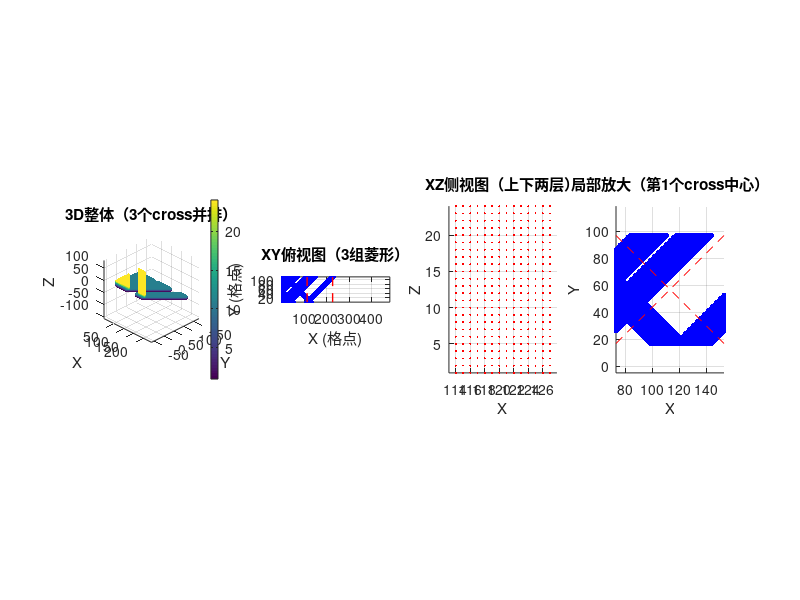

Recreate this plot in MATLAB.
%% RO 菱形编织隔网几何生成（3个Cross并排版）
clear; clc; close all;

%% 参数设置
Lx = 24.0;      % mm，流道长度（刚好容纳3个cross）
Ly = 5.66;      % mm，流道宽度（1个cross的宽度）  
Lz = 1.2;       % mm，流道高度

d_fiber = 1.0;  % mm，纤维直径
r_fiber = 0.5;  % mm，纤维半径

pitch = 4.0;    % mm，节距
angle = 45;     % 度

dx = 0.05;      % mm，网格分辨率

NX = round(Lx / dx);  % 480
NY = round(Ly / dx);  % 113
NZ = round(Lz / dx);  % 24

% 一个cross在X方向的跨度
cross_period_x = pitch * sqrt(2);  % ≈ 5.657 mm
num_cross_x = 3;  % X方向3个cross

fprintf('网格: %d×%d×%d = %.2f 万\n', NX, NY, NZ, NX*NY*NZ/10000);
fprintf('1个cross宽度: %.3f mm\n', cross_period_x);
fprintf('3个cross总宽度: %.3f mm (Ly=%.2f)\n', 3*cross_period_x, Ly);
fprintf('计算域长度: %.2f mm\n', Lx);

%% 生成 2D XY 平面纤维结构
x = (0:NX-1) * dx;
y = (0:NY-1) * dx;
z = (0:NZ-1) * dx;

[X_2D, Y_2D] = meshgrid(x, y);

% 下层纤维：+45° 方向（从左下到右上）
% 并排3个cross，需要3组平行的+45°纤维
layer1_2D = false(NY, NX);

for cross_idx = 0:num_cross_x-1
    x_offset = cross_idx * cross_period_x;
    
    % 每个cross内的平行纤维
    for y_start_local = -Ly: pitch : (Ly + pitch)
        y_start = y_start_local + x_offset;  % 加上cross的偏移
        
        % 直线：y = x + y_start (45°)
        dist = abs(Y_2D - X_2D - y_start) / sqrt(2);
        layer1_2D = layer1_2D | (dist < r_fiber);
    end
end

% 上层纤维：-45° 方向（从左上到右下）
layer2_2D = false(NY, NX);

for cross_idx = 0:num_cross_x-1
    x_offset = cross_idx * cross_period_x;
    
    for y_start_local = -Ly: pitch : (Ly + pitch)
        y_start = y_start_local - x_offset;  % -45°方向，偏移相反
        
        % 直线：y = -x + y_start (-45°)
        dist = abs(Y_2D + X_2D - y_start) / sqrt(2);
        layer2_2D = layer2_2D | (dist < r_fiber);
    end
end

%% 沿 Z 方向构建 3D 结构（上下层交错）
solid = false(NY, NX, NZ);

% 下层占据Z底部，上层占据Z中部
z_layer1_end = r_fiber;        
z_layer2_start = r_fiber;

for iz = 1:NZ
    z_phys = z(iz);
    
    if z_phys <= z_layer1_end + dx/2
        solid(:, :, iz) = layer1_2D;  % 下层：+45°
    elseif z_phys >= z_layer2_start - dx/2 && z_phys <= (z_layer2_start + d_fiber + dx/2)
        solid(:, :, iz) = layer2_2D;  % 上层：-45°
    end
end

%% 统计
solid_count = sum(solid(:));
total_count = NX * NY * NZ;
porosity = 1 - solid_count / total_count;

fprintf('\n固体格点: %d\n', solid_count);
fprintf('总格点: %d\n', total_count);
fprintf('孔隙率: %.4f (%.2f%%)\n', porosity, porosity*100);

% 理论孔隙率估算
% 纤维体积 ≈ 长度 * π * r^2
% 单根斜纤维长度 ≈ sqrt(Lx^2 + Ly^2)
% 大概估算...
if porosity >= 0.75 && porosity <= 0.95
    fprintf('✓ 孔隙率正常\n');
else
    fprintf('注意：孔隙率可能需要调整\n');
end

%% 可视化
figure('Name', '3个Cross并排隔网', 'Position', [20 20 1600 450]);

[ys, xs, zs] = ind2sub([NY, NX, NZ], find(solid));

% 1. 3D整体
subplot(1,4,1);
scatter3(xs, ys, zs, 3, zs, 'filled');
axis equal tight;
xlabel('X'); ylabel('Y'); zlabel('Z');
title('3D整体（3个cross并排）');
colorbar; view(45,30); grid on;

% 2. XY俯视图（应该看到3组菱形）
subplot(1,4,2);
scatter(xs, ys, 1, 'b', 'filled');
axis equal tight;
xlabel('X (格点)'); ylabel('Y (格点)');
title('XY俯视图（3组菱形）');
grid on; box on;
xlim([1 NX]); ylim([1 NY]);

% 画3个cross的分界线
hold on;
for i = 1:2
    x_line = i * cross_period_x / dx;
    plot([x_line x_line], [1 NY], 'r--', 'LineWidth', 1);
end
hold off;

% 3. XZ侧视图
subplot(1,4,3);
scatter(xs, zs, 2, 'r', 'filled');
axis equal tight;
xlabel('X'); ylabel('Z');
title('XZ侧视图（上下两层）');
grid on; ylim([1 NZ]);

% 4. 局部放大（看一个cross的细节）
subplot(1,4,4);
center_x = round(cross_period_x / dx);
center_y = round(NY/2);
range = 40;

idx_local = (xs >= center_x-range) & (xs <= center_x+range) & ...
            (ys >= center_y-range) & (ys <= center_y+range);

scatter(xs(idx_local), ys(idx_local), 10, 'b', 'filled');
axis equal tight;
xlabel('X'); ylabel('Y');
title(sprintf('局部放大（第1个cross中心）'));
grid on;

% 画菱形辅助线
hold on;
plot([center_x-range center_x+range], [center_y-range center_y+range], 'r--');
plot([center_x-range center_x+range], [center_y+range center_y-range], 'r--');
hold off;

%% 导出给 CUDA
fid = fopen('geometry_check.dat', 'w');
fprintf(fid, 'X Y Z\n');
for i = 1:length(xs)
    fprintf(fid, '%d %d %d\n', xs(i)-1, ys(i)-1, zs(i)-1);
end
fclose(fid);
fprintf('\n已保存: geometry_check.dat\n');

%% 导出二进制
fid = fopen('spacer_geometry.bin', 'wb');
fwrite(fid, uint8(solid), 'uint8');
fclose(fid);
fprintf('二进制文件: spacer_geometry.bin\n');
